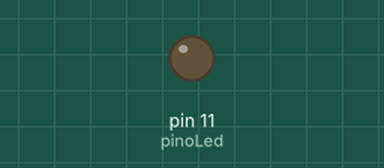
This sketch was run on a simulated Arduino Uno, built with avr-gcc and run on an emulated ATmega328P. On the bench: output pins drawn as LEDs (lit = HIGH).

Above: at 0.05 s.
At 1.2 s:
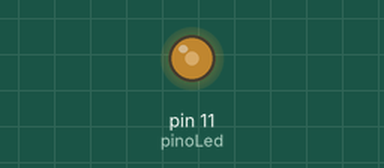
At 2.35 s:
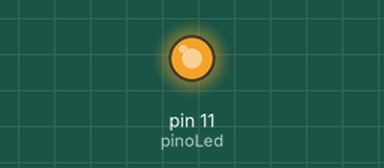
At 4.65 s:
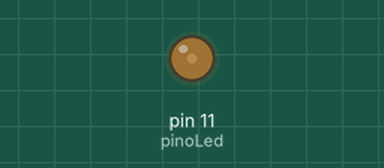
Timing chart, 0 to 6.6 s (numbered marks = the images above):
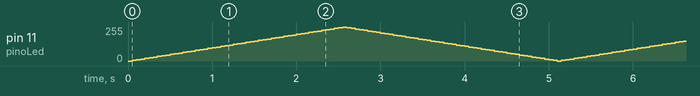

The sketch:

Brilho_LED.ino
```cpp
int pinoLed = 11;
void setup() {
// configura pino do LED como saída
pinMode(pinoLed,OUTPUT);
}
void loop(){
acendeBrilho(5);
apagaBrilho(5);
}
void acendeBrilho(int increamento){
// muda o brilho pelo loop for
for (byte value = 0 ; value < 255; value+=increamento){
// controla o brilho no pino do LED
analogWrite(pinoLed, value);
delay(50);
}
}
void apagaBrilho(int decreamento){
// muda o brilho pelo loop for
for (byte value = 255; value >0; value-=decreamento){
// controla o brilho no pino do LED
analogWrite(pinoLed, value);
delay(50);
}
}
```
